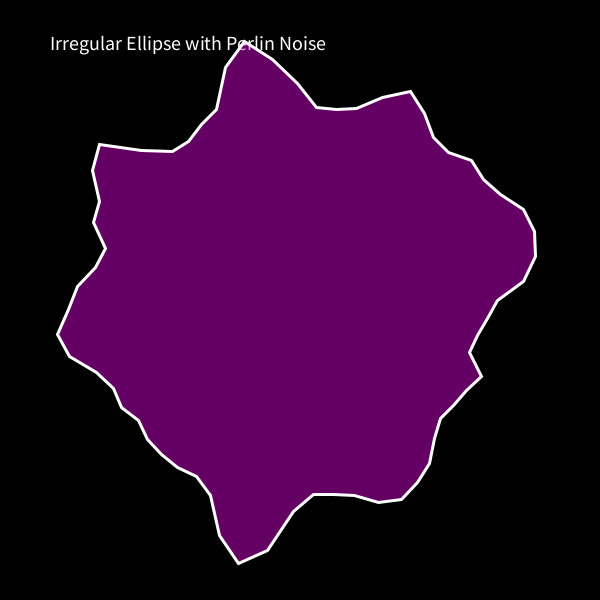
Frame 1 (no input)
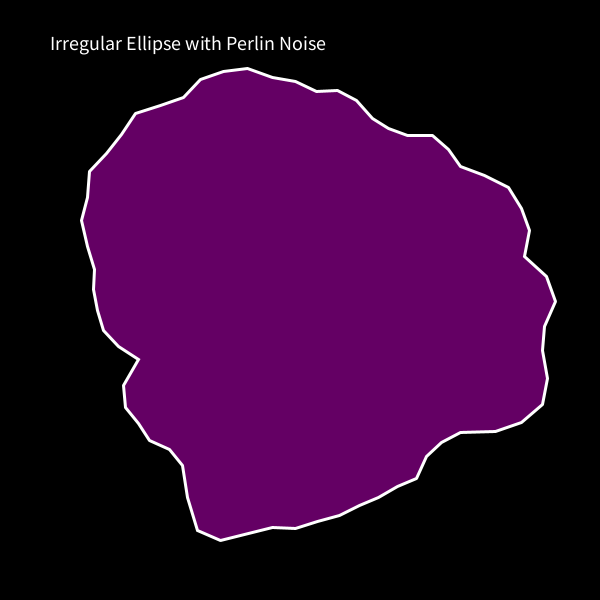
Frame 60 (the mouse pressed at the canvas centre just before this capture)
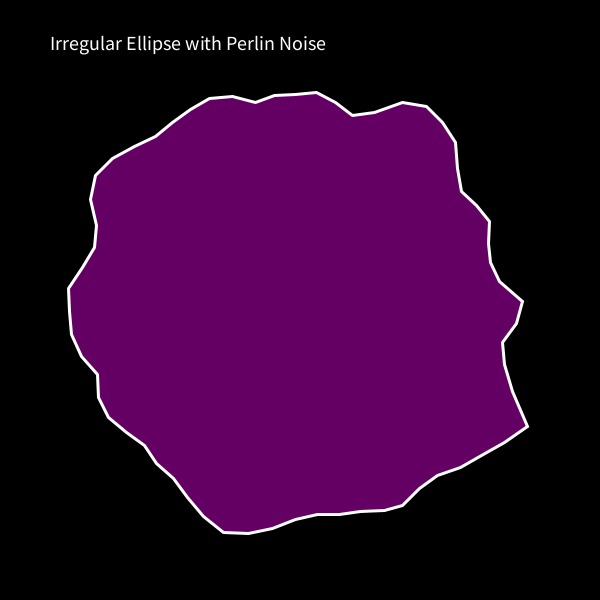
Frame 120 (the mouse held since frame 60 and released just before this capture)

The Processing sketch that drew these frames (run headless with seeded random() and noise(); from frame 60 on, the mouse is pressed at the canvas centre):

// Processing sketch: ellipse
// ── ellipse.pde
//perlin cirkel with z-axis



//perlin cirkel with phase


//perlin cirkel


// cirkel
int maxValue =5;
float phase=0;
float zoff =0;

void setup(){
//background(0);
size(600,600);

}



void draw(){
background(0);
stroke(255);
fill(255);
textSize(20);
text("Irregular Ellipse with Perlin Noise",50,50);
noFill();

translate(width/2, height/2);

cirkel();

//noLoop();
}

void cirkel(){

beginShape();

for (float a = 0; a < TWO_PI; a+=0.1){
//int xoff= cos(a)+1;
//int yoff = sin(a+)+1;
strokeWeight(3);
float xoff= map(cos(a),-1,1,0,maxValue);
float yoff= map(sin(a),-1,1,0,maxValue);

float r = map(noise(xoff,yoff,zoff),0,1, 150,300);
float x = r * cos(a+phase);
float y = r * sin(a+ phase);
fill(255,0,255,100);
vertex(x,y);

}

endShape(CLOSE);
phase+=.01;
zoff+=.02;
}
